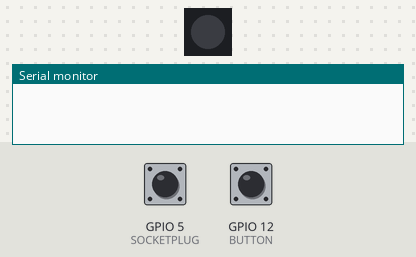
The sketch below on a simulated ESP8266 (NodeMCU). On the bench: 1 RGB LEDs in strip order, left to right, the last lines printed to the serial monitor. The test bench sets the inputs (shaded band); at power-on: GPIO 5 (SOCKETPLUG) HIGH, GPIO 12 (BUTTON) HIGH. WiFi joins after 1.5 s; servers stay silent unless stated.

Above: at 2.2 s.
2.3 s: GPIO 5 (SOCKETPLUG) pulled LOW for 0.15 s
At 4.6 s:
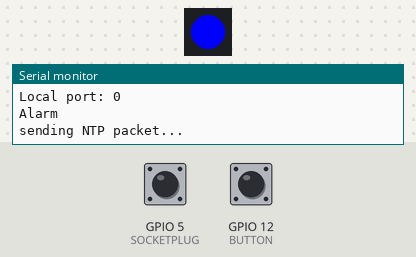
5.4 s: GPIO 5 (SOCKETPLUG) pulled LOW for 1 s
At 8.3 s:
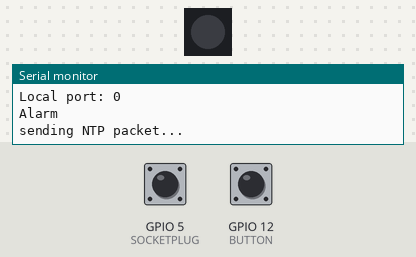
8.4 s: GPIO 5 (SOCKETPLUG) pulled LOW for 3.2 s
At 11.1 s:
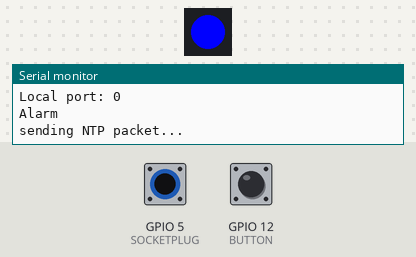
Timing chart, 0 to 13.5 s (numbered marks = the images above; inputs shaded):
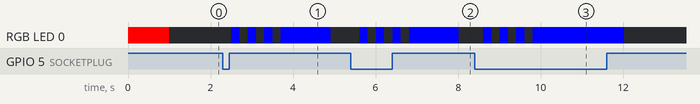

Measured:
- after the input at 2.3 s, RGB LED 0: goes 3 × (RGB(0, 0, 255) 0.20 s, off 0.20 s), RGB(0, 0, 255) 1.2 s, then off, starting after 0.21 s
- after the input at 5.4 s, RGB LED 0: goes 3 × (RGB(0, 0, 255) 0.20 s, off 0.20 s), RGB(0, 0, 255) 1.2 s, then off, starting after 0.21 s
- after the input at 8.4 s, RGB LED 0: goes 3 × (RGB(0, 0, 255) 0.20 s, off 0.20 s), RGB(0, 0, 255) 2.2 s, then off, starting after 0.21 s

The sketch:

NTPClient.ino
```cpp
#include <ESP8266WiFi.h>
#include <WiFiUdp.h>
#include <Adafruit_NeoPixel.h>
// Required for LIGHT_SLEEP_T delay mode
extern "C" {
#include "user_interface.h"
}
// constants won't change. They're used here to
// set pin numbers:
#define SOCKETPLUG            5
#define BUTTON                12
#define LED_PIN               13
#define NUMPIXELS             1
// variables will change:
int buttonState = 0;         // variable for reading the pushbutton status
Adafruit_NeoPixel pixels = Adafruit_NeoPixel(NUMPIXELS, LED_PIN, NEO_GRB + NEO_KHZ800);


char ssid[] = "AndroidAP";  //  your network SSID (name)
char pass[] = "12345678";       // your network password

unsigned int localPort = 2390;      // local port to listen for UDP packets

IPAddress serverIP; // time.nist.gov NTP server address
const char* serverName = "192.168.43.1";
const int port = 8080;

// A UDP instance to let us send and receive packets over UDP
WiFiUDP udp;

void setup()
{
  pixels.begin();
  // initialize the pushbutton pin as an input:
  pinMode(SOCKETPLUG, INPUT_PULLUP);
  pinMode(BUTTON, INPUT_PULLUP);
  setPixel(pixels.Color(255, 0, 0));
  delay(1000);
  setPixel(pixels.Color(0, 0, 0));
  Serial.begin(115200);
  Serial.println();
  Serial.println();
}

void loop()
{
  if (digitalRead(SOCKETPLUG) == LOW || digitalRead(BUTTON) == LOW ) {
    // turn LED on:
    connectWifi();
    setPixel(pixels.Color(0, 0, 255));
    Serial.println("Alarm");
    sendNTPpacket(serverIP, port);
    // wait to see if a reply is available
    delay(1000);
  } else {
    // turn LED off:
    setPixel(pixels.Color(0, 0, 0));
    WiFi.disconnect();
    WiFi.forceSleepBegin();
    delay(10);
  }
}

void connectWifi()
{
  WiFi.forceSleepWake();
  delay(1);
  // We start by connecting to a WiFi network
  Serial.print("Connecting to ");
  Serial.println(ssid);
  WiFi.mode(WIFI_STA);
  WiFi.begin(ssid, pass);
  bool toggleLed = true;
  while (WiFi.status() != WL_CONNECTED) {
    delay(200);
    Serial.print(".");
    if (toggleLed) {
      setPixel(pixels.Color(0, 0, 255));
    } else {
      setPixel(pixels.Color(0, 0, 0));
    }
    toggleLed = !toggleLed;
  }
  Serial.println("");

  Serial.println("WiFi connected");
  Serial.println("IP address: ");
  Serial.println(WiFi.localIP());

  Serial.println("Starting UDP");
  udp.begin(localPort);
  Serial.print("Local port: ");
  Serial.println(udp.localPort());
  //get a random server from the pool
  WiFi.hostByName(serverName, serverIP);
}

void setPixel(uint32_t pixelColor) {
  pixels.setPixelColor(0, pixelColor);
  pixels.show();
}

// send an NTP request to the time server at the given address
unsigned long sendNTPpacket(IPAddress& address, int port)
{
  Serial.println("sending NTP packet...");
  // all NTP fields have been given values, now
  // you can send a packet requesting a timestamp:
  udp.beginPacket(address, port); //NTP requests are to port 123
  udp.write("Alarm", 5);
  udp.endPacket();
}
```
